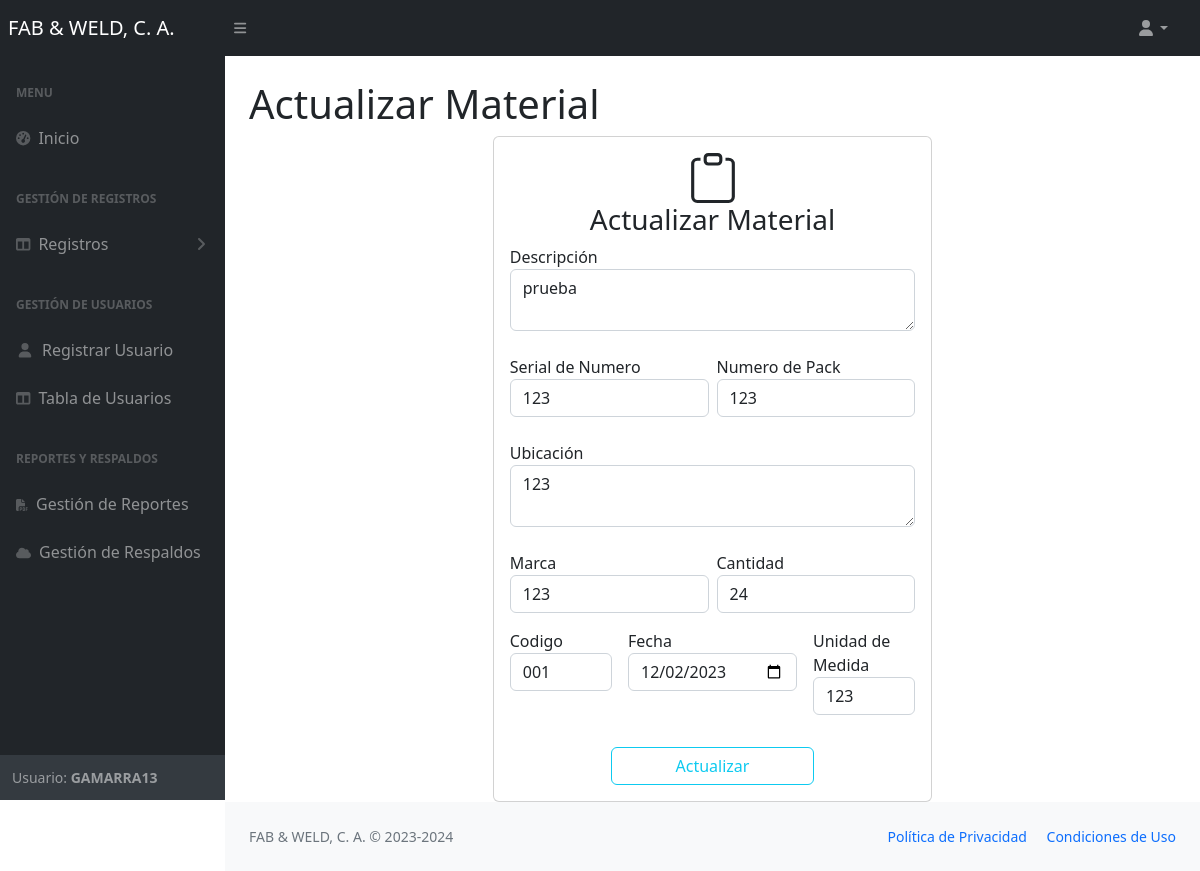
The app's page /views/actualizar_material.php?id=38 (signed in) with its own data.
### tables this page shows
CREATE TABLE `users` (
  `id` int NOT NULL,
  `username` varchar(100) DEFAULT NULL,
  `email` varchar(100) NOT NULL,
  `passwordd` varchar(255) DEFAULT NULL,
  `estatus` varchar(50) NOT NULL,
  `role_id` int DEFAULT NULL
);

CREATE TABLE `materiales` (
  `id` int NOT NULL,
  `descripcion` varchar(255) DEFAULT NULL,
  `serial_number` varchar(255) DEFAULT NULL,
  `numero_de_pack` int DEFAULT NULL,
  `ubicacion` varchar(255) DEFAULT NULL,
  `marca` varchar(255) DEFAULT NULL,
  `cantidad` int DEFAULT NULL,
  `codigo` varchar(255) DEFAULT NULL,
  `fecha` date DEFAULT NULL,
  `unidad_de_medida` varchar(255) DEFAULT NULL
);

### views/actualizar_material.php (the view, shortened to what this page needs)
<?php
require"../php/conexion.php";
$id= $_GET['id'];
$consulta= "SELECT * FROM materiales  WHERE id=$id";
$ejecute= $conexion->query($consulta);
$extraer= $ejecute->fetch_assoc();
 ?>
<?php require'nav.php';?>
<div id="layoutSidenav_content">
                <main>
                    <div class="container-fluid px-4">
                        <h1 class="mt-4">Actualizar Material</h1>
                        <div class="container">
    <div class="row">
      <div class="col-md-6 mx-auto">
      <div class="card">
  <div class="card-body">
  <center><h3>Actualizar Material</h3></center>
  <form action="../php/actualizar1.php?id=<?=$extraer['id']?>" method="POST">
   <div class="row g-2">
   <div class="mb-3">
    <label for="floatingInput">Descripción</label>
  <Textarea type="text" class="form-control"   name="descripcion"  required><?php echo $extraer['descripcion'] ?></Textarea>
</div>
  <div class="col-md">
  <div class="mb-3">
    <label for="floatingInputGrid">Serial de Numero</label>
      <input type="text" class="form-control" name="serial_number" value="<?php echo $extraer['serial_number'] ?>" required>
    </div>
  </div>
  <div class="col-md">
  <div class="mb-3">
    <label for="floatingInputGrid">Numero de Pack</label>
    <input type="number" class="form-control" name="numero_de_pack" value="<?php echo $extraer['numero_de_pack'] ?>" required>
    </div>
  </div>
  <div class="mb-3">
    <label for="floatingInput">Ubicación</label>
  <Textarea type="text" class="form-control"   name="ubicacion"  required><?php echo $extraer['ubicacion'] ?></Textarea>
</div>
<div class="col-md">
  <div class="mb-3">
    <label for="floatingInputGrid">Marca</label>
      <input type="text" class="form-control" name="marca" value="<?php echo $extraer['marca'] ?>" required>
    </div>
  </div>
  <div class="col-md">
  <div class="mb-3">
    <label for="floatingInputGrid">Cantidad</label>
    <input type="number" class="form-control" name="cantidad" value="<?php echo $extraer['cantidad'] ?>" required>
    </div>
  </div>
  </div>
  <div class="row g-3">
  <div class="col-md">
  <div class="mb-2">
  <label  for="autoSizingSelect">Codigo</label>
  <input type="number" class="form-control" name="codigo" value="<?php echo $extraer['codigo'] ?>" required>
    </div>
  </div>
  <div class="col-md">
  <div class="mb-2">
  <label  for="autoSizingSelect">Fecha</label>
  <input type="date" class="form-control" name="fecha" value="<?php echo $extraer['fecha'] ?>" required>
    </div>
  </div>
  <div class="col-md">
  <div class="mb-2">
  <label  for="autoSizingSelect">Unidad de Medida</label>
  <input type="text" class="form-control" name="unidad_de_medida" value="<?php echo $extraer['unidad_de_medida'] ?>" required>
    </div>
  </div>
  </div>
<br>
<div class="d-grid gap-2 col-6 mx-auto">
  <button type="submit" class="btn btn-outline-info">Actualizar</button>
</div>
</form>
  </div>
</div>
</div>
 </div>
                </main>
                <?php require'footer.php';?>

### views/nav.php (shortened to what this page needs)
<?php
require"../php/conexion.php";
$id = $_SESSION["id"];
$rol1=2;
$estatus='estatus';
$consulta = "SELECT * FROM users WHERE id = '$id'  OR $rol1='role_id' AND $estatus='estatus'";
$result = mysqli_query($conexion, $consulta);
$row= $result->fetch_assoc();
if (mysqli_num_rows($result) == 0) {
    echo"<script>
    alert('Por favor debe de iniciar sesión');
    window.location.href='../index.php';
</script>";
    session_destroy();
      mysqli_close($conexion);
}if (!$result=mysqli_query($conexion, $consulta)) {
	echo("Error description:".mysqli_error($conexion));
}
    ?>
<!DOCTYPE html>
<html lang="en">
    <head>
        <link href="https://cdn.jsdelivr.net/npm/simple-datatables@7.1.2/dist/style.min.css" rel="stylesheet" />
        <link href="../css/styles.css" rel="stylesheet" />
    </head>
    <body class="sb-nav-fixed">
        <nav class="sb-topnav navbar navbar-expand navbar-dark bg-dark">
            <a class="navbar-brand ps-2" href="home.php">FAB & WELD, C. A.</a>
            <button class="btn btn-link btn-sm order-1 order-lg-0 me-4 me-lg-0" id="sidebarToggle" href="#!"><i class="fas fa-bars"></i></button>
            <ul class="navbar-nav ms-auto ms-md-0 me-3 me-lg-4">
                <li class="nav-item dropdown">
                    <a class="nav-link dropdown-toggle" id="navbarDropdown" href="#" role="button" data-bs-toggle="dropdown" aria-expanded="false"><i class="fas fa-user fa-fw"></i></a>
                </li>
            </ul>
        </nav>
        <div id="layoutSidenav">
            <div id="layoutSidenav_nav">
                <nav class="sb-sidenav accordion sb-sidenav-dark" id="sidenavAccordion">
                    <div class="sb-sidenav-menu">
                        <div class="nav">
                            <div class="sb-sidenav-menu-heading">Menu</div>
                            <a class="nav-link" href="home.php">
                                <div class="sb-nav-link-icon"><i class="fas fa-tachometer-alt"></i></div>
                                Inicio
                            </a>
                            <div class="sb-sidenav-menu-heading">Gestión de Registros</div>
                            <a class="nav-link collapsed" href="#" data-bs-toggle="collapse" data-bs-target="#collapseLayouts" aria-expanded="false" aria-controls="collapseLayouts">
                                <div class="sb-nav-link-icon"><i class="fas fa-columns"></i></div>
                                Registros
                                <div class="sb-sidenav-collapse-arrow"><i class="fas fa-angle-down"></i></div>
                            </a>
                            <div class="sb-sidenav-menu-heading">Gestión de Usuarios</div>
                            <a class="nav-link" href="nuevo_user.php">
                                <div class="sb-nav-link-icon"><i class="fas fa-user fa-fw"></i></div>
                               Registrar Usuario
                            </a>
                            <a class="nav-link" href="usuarios.php">
                                <div class="sb-nav-link-icon"><i class="fas fa-columns"></i></div>
                               Tabla de  Usuarios
                            </a>
                            <div class="sb-sidenav-menu-heading">Reportes y Respaldos</div>
                            <a class="nav-link" href="reportes.php">
                                <div class="sb-nav-link-icon"><i class='fas fa-file-pdf' style='font-size:12px'></i></div>
                               Gestión de Reportes
                            </a>
                            <a class="nav-link" href="backups.php">
                                <div class="sb-nav-link-icon"><i class='fas fa-cloud' style='font-size:12px'></i></div>
                              Gestión de Respaldos
                            </a>
                        </div>
                    </div>
                    <div class="sb-sidenav-footer">
                        <div class="small">Usuario: <b style="text-transform: uppercase"><?php echo $row['username'] ?></b></div>
                    </div>
                </nav>
            </div>

### records on screen
users: username "GAMARRA13"
materiales: descripcion "prueba", serial_number "123", numero_de_pack "123", ubicacion "123", marca "123", cantidad "24", codigo "001", fecha "12/02/2023", unidad_de_medida "123"
